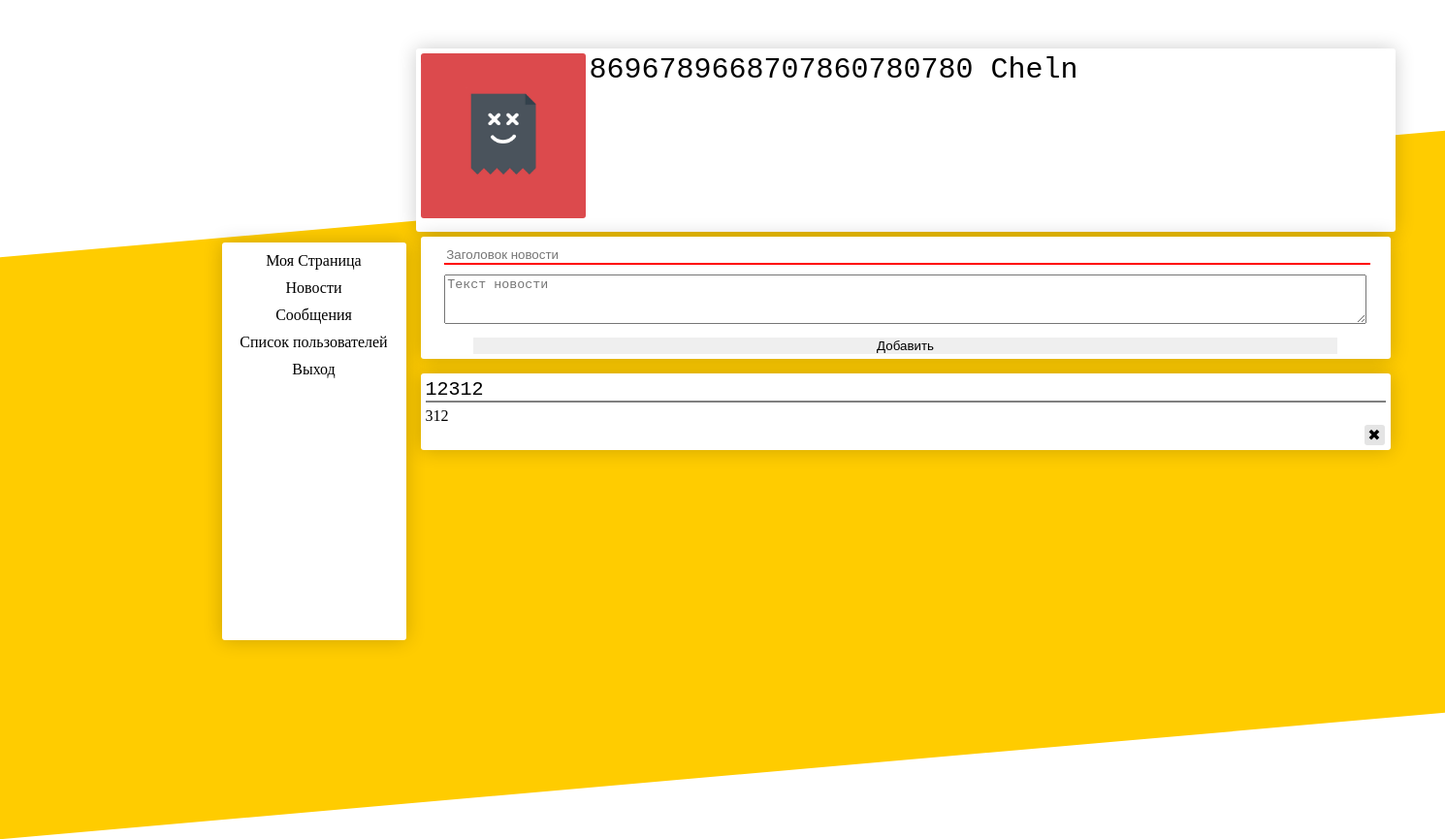
Screenshot of /profile/1 (signed in) with the database file from the repository.
### tables this page shows
CREATE TABLE users 
                            (id INTEGER PRIMARY KEY AUTOINCREMENT, 
                             user_name VARCHAR(50),
                             user_surname VARCHAR(50),
                             user_email VARCHAR(50),
                             password_hash VARCHAR(128),
                             user_type INTEGER
                             );

CREATE TABLE news 
                                  (id INTEGER PRIMARY KEY AUTOINCREMENT, 
                                   title VARCHAR(100),
                                   content VARCHAR(1000),
                                   user_id INTEGER
                                   );

### index.py (the view)
@app.route('/profile/<int:user_id>', methods=['GET', 'POST'])
def profile(user_id):
    form = Profile()
    news_list = news_model.get_all(user_id)
    name, surname, email, = user_model.get(user_id)[1:4:]
    if user_id == session['id']:
        lock = True
    else:
        lock = False
    if form.validate_on_submit():
        title = form.title.data
        content = form.content.data
        news_model.insert(title, content, user_id)
        return redirect(f"/profile/{session['id']}")
    return render_template('profile.html', title=f'{name} {surname}', form=form, news=news_list,
                           Name=name, Surname=surname, lock=lock)

### index.py
class Profile(FlaskForm):
    name = StringField('Имя')
    title = StringField('Заголовок новости', validators=[DataRequired()])
    content = TextAreaField('Текст новости', validators=[DataRequired()])
    submit = SubmitField('Добавить')

### index.py (called while the page is built)
    def get(self, user_id):
        cursor = self.connection.cursor()
        cursor.execute(f'''SELECT * FROM users WHERE id = {user_id}''')
        row = cursor.fetchone()
        return row

    def get_all(self, user_id=None):
        cursor = self.connection.cursor()
        if user_id:
            cursor.execute(f'''SELECT * FROM news WHERE user_id = {user_id} ORDER BY id DESC''')
        else:
            cursor.execute('''SELECT * FROM news''')
        rows = cursor.fetchall()
        return rows

### templates/profile.html (shortened to what this page needs)
{% extends "base.html" %}
{% block content %}
    <div class="ProfilePage">
        <div class="ProfileInfo">
                <div class="Avatar">
                    <img src="../static/img/404.png">
                </div>
                <div class="User_ID">{{ Name }} {{ Surname }}</div>
        </div>
        {% if lock %}
            <div class="PostCreate">
                <form action="" method="post" novalidate>
                    {{ form.title(placeholder='Заголовок новости') }}
                    {{ form.content(placeholder='Текст новости',
                        onclick="document.getElementById('content').style.height = '150px';") }}
                    {{ form.submit(id="button") }}
                </form>
            </div>
        {% endif %}
        <div class="ProfileContent">
            {% for item in news %}
                <div class="Post">
                    <div class="PostTitle">{{ item[1] }}</div>
                    <div class="PostContent">
                        {{ item[2] }}
                    </div>
                    {% if lock %}
                        <div class="PostDelete" onclick="javascript:document.location.href='/delete_news/{{ item[0] }}'">
                            ✖
                        </div>
                    {% endif %}
                </div>
            {% endfor %}
        </div>
    </div>
{% endblock %}

### templates/base.html (style rules this page uses)
body { font-family: "Times New Roman"; margin: 0; padding: 0; background: url("https://cdn-images-1.medium.com/max/1200/1*kFaSuc5rVdJ_fM2c_bHszQ.png") no-repeat; background-size: cover; }
input { width: 90%; border: none; margin-left: 5%; margin-right: 5%; border-bottom: 2px solid red; }
.lPage, .ProfilePage, .r_page, .ProfileInfo, .User_ID, .ProfileContent, .PostCreate, .PostDelete, .Avatar { display: inline-block; }
.ProfilePage { margin-left: 200px; }
.ProfileInfo { width: 1000px; background: white; padding: 5px; border-radius: 3px; -webkit-box-shadow: 0 0 20px 0px rgba(0, 0, 0, 0.2); -moz-box-shadow: 0 0 20px 0px rgba(0, 0, 0, 0.2); box-shadow: 0 0 20px 0px rgba(0, 0, 0, 0.2); }
.Avatar, .Avatar>img { width: 170px; height: 170px; border-radius: 3px; }
.User_ID { font-size: 30px; font-family: 'Consolas', 'Deja Vu Sans Mono', 'Bitstream Vera Sans Mono', monospace; position: relative; top: -145px; }
.PostCreate { background: white; width: 990px; margin: 5px; padding: 5px; border-radius: 3px; -webkit-box-shadow: 0 0 20px 0px rgba(0, 0, 0, 0.2); -moz-box-shadow: 0 0 20px 0px rgba(0, 0, 0, 0.2); box-shadow: 0 0 20px 0px rgba(0, 0, 0, 0.2); }
.PostDelete { cursor: pointer; position: relative; transition: .5s; border-radius: 3px; background: #e4e4e4; left: 968px; height: 21px; width: 21px; margin: 0; display: flex; align-items: center; justify-content: center; }
#content, #title { width: 96%; margin: 5px 2% 5px 2%; }
#content { width: 945px; max-width: 945px; min-width: 945px; min-height: 45px; transition: .5s; }
.Post { background: white; margin: 10px 5px 5px 5px; padding: 5px; border-radius: 3px; width: 990px; -webkit-box-shadow: 0 0 20px 0px rgba(0, 0, 0, 0.2); -moz-box-shadow: 0 0 20px 0px rgba(0, 0, 0, 0.2); box-shadow: 0 0 20px 0px rgba(0, 0, 0, 0.2); }
.PostTitle { font-size: 20px; font-family: 'Consolas', 'Deja Vu Sans Mono', 'Bitstream Vera Sans Mono', monospace; position: relative; border-bottom: 2px solid gray; margin-bottom: 5px; }
#button { border: None; margin-top: 5px; transition: .5s; }

### rows the page displays
users: user_name "8696789668707860780780", user_surname "Cheln"
news: title "12312", content "312"
